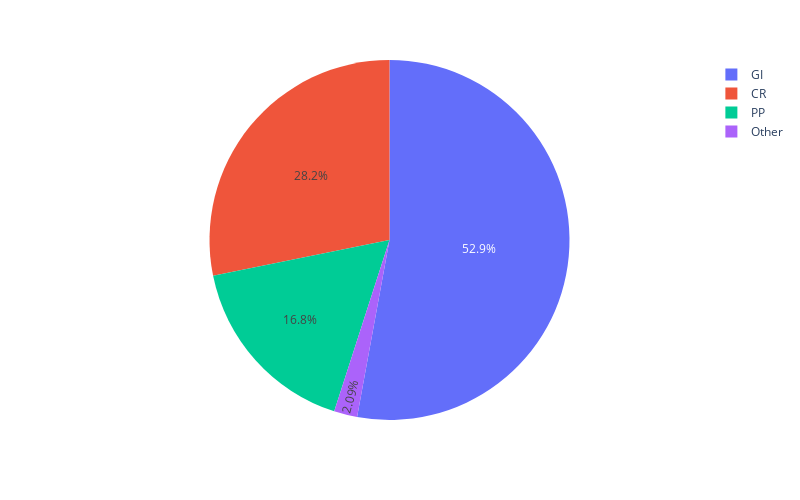

The cell this chart's notebook holds for it:
### Markdown cell above
#### What is the percentage of each product in the data ?

### Code cell
px.pie(data_frame=df,names='Loaded_line',width=800, height=500)

### Figure 1 — Plotly figure (JSON) as saved in the notebook; plotly's stock layout.template omitted (floating-point values rounded to 4 significant figures; data arrays with more than 128 entries replaced by an {"elided": "..."} marker saying what was removed)
{"data": [{"domain": {"x": [0, 1], "y": [0, 1]}, "hovertemplate": "Loaded_line=%{label}<extra></extra>", "labels": {"elided": "13515 str values"}, "legendgroup": "", "name": "", "showlegend": true, "type": "pie"}], "layout": {"height": 500, "legend": {"tracegroupgap": 0}, "margin": {"t": 60}, "width": 800}}
